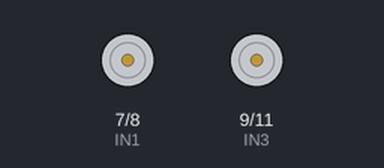
Simulated run of this sketch. Board: Arduino Uno, built with avr-gcc and run on an emulated ATmega328P. Parts: motor-driver pin pairs drawn as motors (green arrow = first pin HIGH = forward, orange = second pin HIGH = backward, longer = more drive, scaled by the enable pin).

Above: at 5.6 s.
Timing chart, 0 to 21.1 s (numbered marks = the images above):
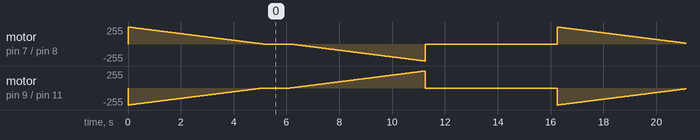

The sketch:

speed_control.ino
```cpp
//www.elegoo.com - SPEED CONTROL

//    The direction of the car's movement
//  ENA   ENB   IN1   IN2   IN3   IN4   Description
//  HIGH  HIGH  HIGH  LOW   LOW   HIGH  Car is running forward
//  HIGH  HIGH  LOW   HIGH  HIGH  LOW   Car is running back
//  HIGH  HIGH  LOW   HIGH  LOW   HIGH  Car is turning left
//  HIGH  HIGH  HIGH  LOW   HIGH  LOW   Car is turning right
//  HIGH  HIGH  LOW   LOW   LOW   LOW   Car is stopped
//  HIGH  HIGH  HIGH  HIGH  HIGH  HIGH  Car is stopped
//  LOW   LOW   N/A   N/A   N/A   N/A   Car is stopped

//define L298n module IO Pin
#define ENA 5
#define ENB 6
#define IN1 7
#define IN2 8
#define IN3 9
#define IN4 11

void setup() {
  pinMode(IN1,OUTPUT);
  pinMode(IN2,OUTPUT);
  pinMode(IN3,OUTPUT);
  pinMode(IN4,OUTPUT);
  pinMode(ENA,OUTPUT);
  pinMode(ENB,OUTPUT);
}

void loop() {
  //go forward
  digitalWrite(IN1,HIGH);
  digitalWrite(IN2,LOW);
  digitalWrite(IN3,LOW);
  digitalWrite(IN4,HIGH);
  //reduce the speed
  for(int i = 255; i >= 0; i--){
    analogWrite(ENB,i);
    analogWrite(ENA,i);
    delay(20);
  }

  //stop
  analogWrite(ENB,0); //speed = 0
  analogWrite(ENA,0);
  delay(1000);

  //running back
  digitalWrite(IN1,LOW);
  digitalWrite(IN2,HIGH);
  digitalWrite(IN3,HIGH);
  digitalWrite(IN4,LOW);
  //accelerate
  for(int i = 0; i <= 255; i++){
    analogWrite(ENB,i);
    analogWrite(ENA,i);
    delay(20);
  }

  //stop
  digitalWrite(ENB,LOW); //Motor is off
  digitalWrite(ENA,LOW);
  delay(5000);
}
```
